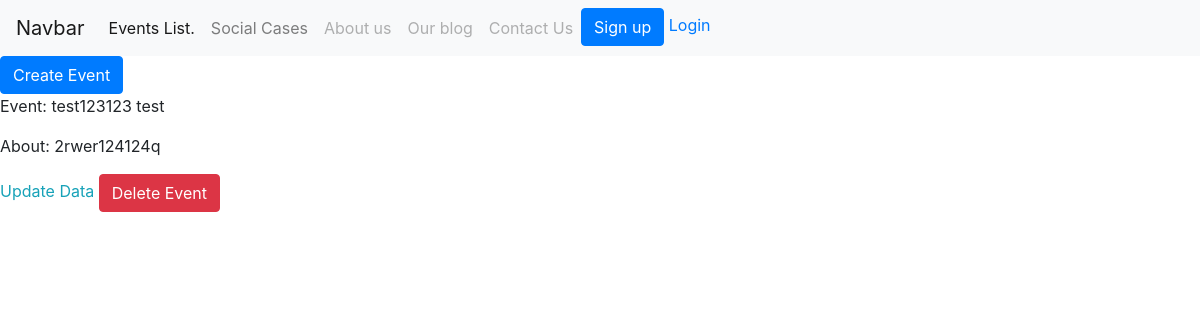
Page /events_list/ on the earlier database version.
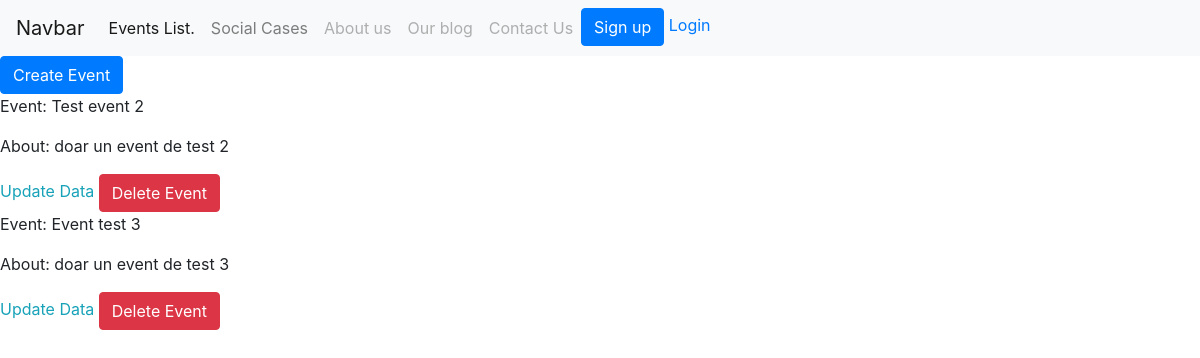
Same page on the later database version.
### events/models.py (models this page shows, shortened)
class Event(models.Model):
    title = models.CharField(max_length=200)
    user = models.ForeignKey(User, on_delete=models.CASCADE)
    organizer = models.CharField(max_length=200)
    description = models.TextField(null=True, blank=False)
    created = models.DateTimeField(auto_now_add=True)
    start_date = models.DateTimeField()
    end_date = models.DateTimeField()
    tags = models.ManyToManyField(Tag)

### events/views.py (the view)
# urls.py: path('events_list/', views.EventsListView.as_view(), name='events-list'),
class EventsListView(ListView):
    template_name = 'events/events_list.html'
    model = Event
    context_object_name = 'events_list'

### templates/events/events_list.html (shortened to what this page needs)
{% extends 'base.html' %}
{% block content %}
    <a href="{% url 'event-create' %}" class="btn btn-primary"> Create Event </a>
    {% for event in events_list %}
        <p>Event: {{ event.title }} {{ event.organizer }} </p>
        <p> About: {{ event.description }} </p>
        <a href="{% url 'event-update' event.id %}" class="text-info"> Update Data </a>
        <a href="{% url 'event-delete' event.id %}" class="btn btn-danger"> Delete Event </a>
    {% endfor %}
{% endblock %}

Differences in the rows shown:
removed Event: title "test123123", organizer "test", description "2rwer124124q"
added Event: title "Test event 2", description "doar un event de test 2"
added Event: title "Event test 3", description "doar un event de test 3"
